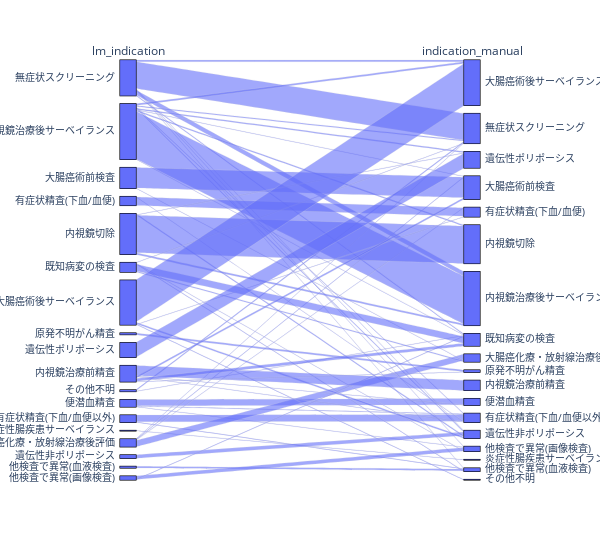

Notebook cell for this chart:
### Code cell
px.parallel_categories(df, dimensions=["lm_indication", "indication_manual"], width=600)

### Figure 1 — Plotly figure (JSON) as saved in the notebook; plotly's stock layout.template omitted (floating-point values rounded to 4 significant figures; data arrays with more than 128 entries replaced by an {"elided": "..."} marker saying what was removed)
{"data": [{"dimensions": [{"label": "lm_indication", "values": {"elided": "500 str values"}}, {"label": "indication_manual", "values": {"elided": "500 str values"}}], "domain": {"x": [0, 1], "y": [0, 1]}, "name": "", "type": "parcats"}], "layout": {"legend": {"tracegroupgap": 0}, "margin": {"t": 60}, "width": 600}}
